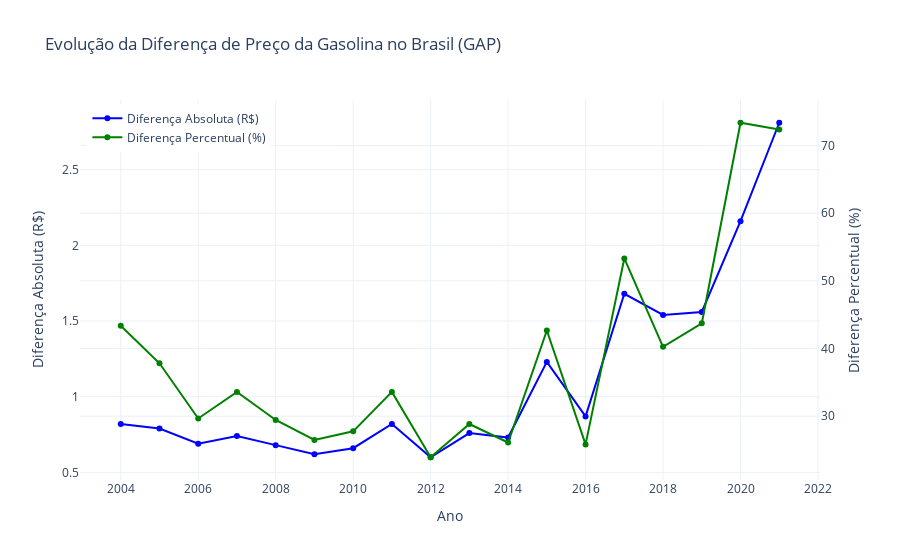

Notebook code cell kept with this figure:
### Code cell
fig = go.Figure()

# Diferença Absoluta
fig.add_trace(go.Scatter(
    x=tabela_diferencas_gasolina['ANO'],
    y=tabela_diferencas_gasolina['Diferença Absoluta (R$)'],
    mode='lines+markers',
    name='Diferença Absoluta (R$)',
    line=dict(color='blue')
))

# Diferença Percentual
fig.add_trace(go.Scatter(
    x=tabela_diferencas_gasolina['ANO'],
    y=tabela_diferencas_gasolina['Diferença Percentual (%)'],
    mode='lines+markers',
    name='Diferença Percentual (%)',
    line=dict(color='green'),
    yaxis="y2"
))

# Layout com dois eixos Y
fig.update_layout(
    title="Evolução da Diferença de Preço da Gasolina no Brasil (GAP)",
    xaxis=dict(title="Ano"),
    yaxis=dict(title="Diferença Absoluta (R$)"),
    yaxis2=dict(title="Diferença Percentual (%)", overlaying='y', side='right'),
    legend=dict(x=0.01, y=0.99),
    template="plotly_white"
)

# Salvar como imagem
fig.write_image("../images/evolucao_gasolina.png")
fig.show()

### Figure 1 — Plotly figure (JSON) as saved in the notebook; plotly's stock layout.template omitted (floating-point values rounded to 4 significant figures)
{"data": [{"line": {"color": "blue"}, "mode": "lines+markers", "name": "Diferença Absoluta (R$)", "type": "scatter", "x": [2004, 2005, 2006, 2007, 2008, 2009, 2010, 2011, 2012, 2013, 2014, 2015, 2016, 2017, 2018, 2019, 2020, 2021], "y": [0.82, 0.79, 0.69, 0.74, 0.68, 0.62, 0.66, 0.82, 0.6, 0.76, 0.73, 1.23, 0.87, 1.68, 1.54, 1.56, 2.16, 2.81]}, {"line": {"color": "green"}, "mode": "lines+markers", "name": "Diferença Percentual (%)", "type": "scatter", "x": [2004, 2005, 2006, 2007, 2008, 2009, 2010, 2011, 2012, 2013, 2014, 2015, 2016, 2017, 2018, 2019, 2020, 2021], "y": [43.38, 37.82, 29.66, 33.57, 29.44, 26.48, 27.76, 33.59, 23.93, 28.84, 26.11, 42.67, 25.83, 53.32, 40.26, 43.73, 73.38, 72.37], "yaxis": "y2"}], "layout": {"legend": {"x": 0.01, "y": 0.99}, "title": {"text": "Evolução da Diferença de Preço da Gasolina no Brasil (GAP)"}, "xaxis": {"title": {"text": "Ano"}}, "yaxis": {"title": {"text": "Diferença Absoluta (R$)"}}, "yaxis2": {"overlaying": "y", "side": "right", "title": {"text": "Diferença Percentual (%)"}}}}
